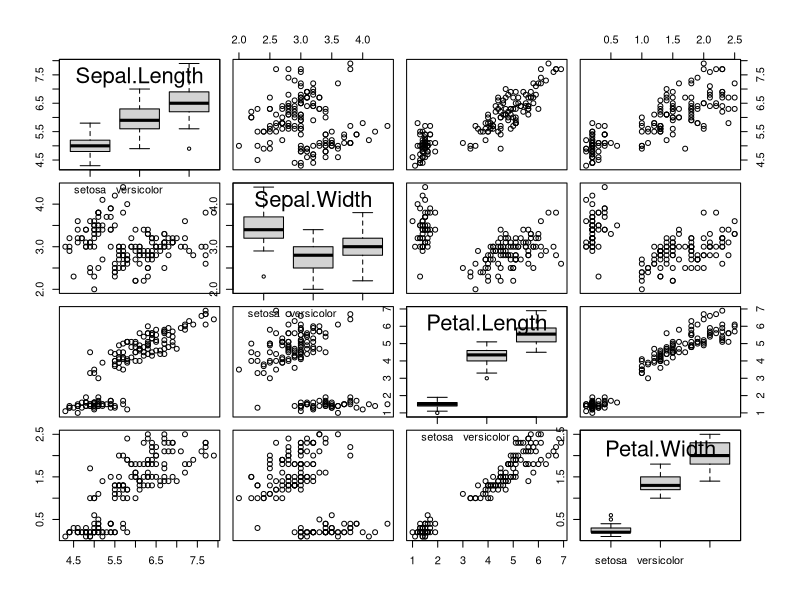

Here is the R script that generated this plot:
panel.splot <- function(y)
{
  function(x,yv=y)
  {
    usr <- par("usr"); on.exit(par(usr))
    par(usr = c(0, 2, usr[3:4]), new = TRUE)
    plot(yv,x)
  }
}
pairs(iris[,1:4],diag.panel=panel.splot(iris[,5]))